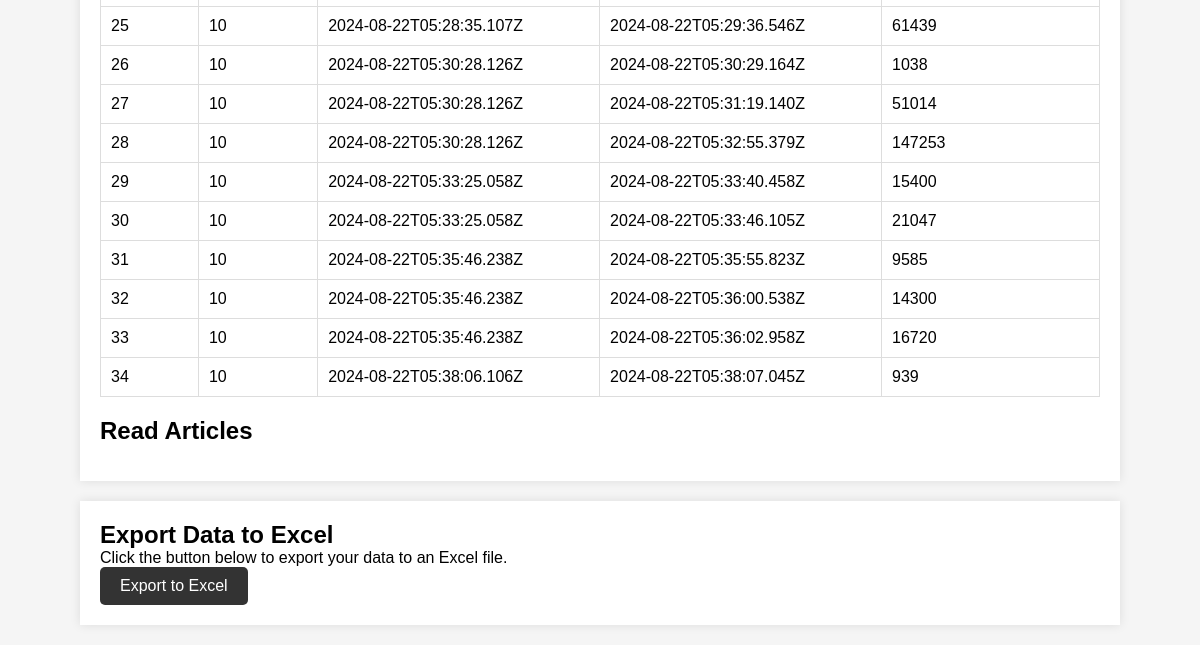
The app's page /end (signed in, lower part), older data.
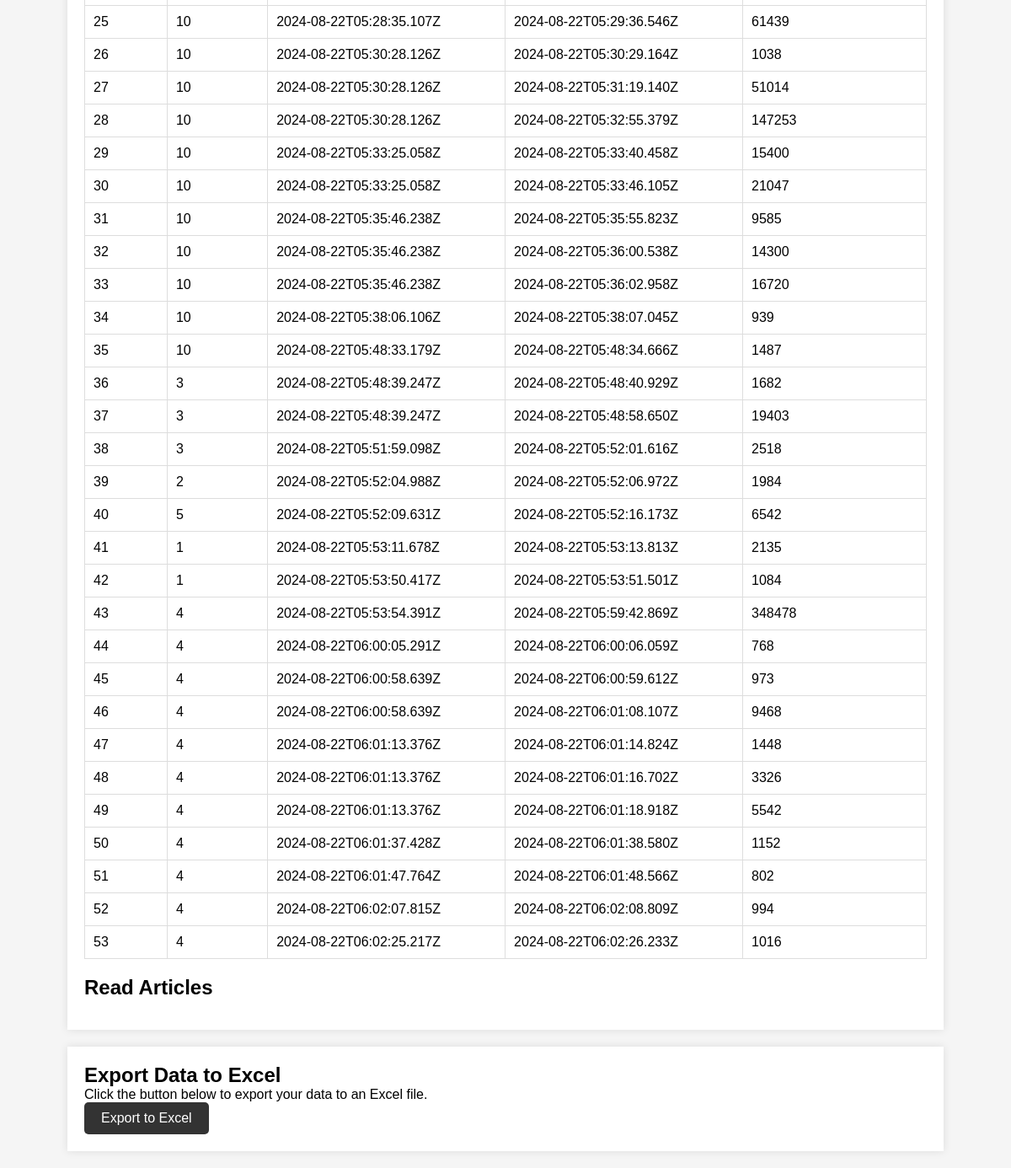
The same page, newer data.
### app.py (models this page shows)
class Visit(db.Model):
    id = db.Column(db.Integer, primary_key=True)
    user_id = db.Column(db.Integer, db.ForeignKey('user.id', name='fk_visit_user'), nullable=False)
    article_id = db.Column(db.String(255), nullable=False)
    start_time = db.Column(db.String(255), nullable=False)
    end_time = db.Column(db.String(255), nullable=False)
    duration = db.Column(db.Integer, nullable=False)
    author_info_clicked = db.Column(db.Boolean, default=False)  # 추가된 필드

### app.py (the view)
@app.route('/end')
def end_page():
    visit_history = Visit.query.filter_by(user_id=session['user_id']).all()
    articles = Article.query.all()
    return render_template('end.html', visit_history=visit_history, articles=articles)

### templates/end.html (shortened to what this page needs)
<!DOCTYPE html>
<html lang="en">
<head>
    <link rel="stylesheet" type="text/css" href="/static/styles.css">
</head>
<body>
    <div class="container">
        <table>
            <tbody>
                {% for visit in visit_history %}
                    <tr>
                        <td>{{ visit.id }}</td>
                        <td>{{ visit.article_id }}</td>
                        <td>{{ visit.start_time }}</td>
                        <td>{{ visit.end_time }}</td>
                        <td>{{ visit.duration }}</td>
                    </tr>
                {% endfor %}
            </tbody>
        </table>
        <h2>Read Articles</h2>
    </div>
    {% if session['user_name'] %}
    <div class="container">
        <h2>Export Data to Excel</h2>
        <p>Click the button below to export your data to an Excel file.</p>
        <a href="/export-to-excel" class="export-button">Export to Excel</a>
    </div>
    {% endif %}
</body>
</html>

### static/styles.css (style rules this page uses)
body, h1, h2, p { margin: 0; padding: 0; }
body { font-family: Arial, sans-serif; background-color: #f5f5f5; }
.container { max-width: 80%; margin: 20px auto; padding: 20px; background-color: #fff; box-shadow: 0 0 10px rgba(0, 0, 0, 0.1); margin-top: 70px; }

### templates/end.html (style rules this page uses)
.container { max-width: 1000px; margin: 20px auto; padding: 20px; background-color: #fff; box-shadow: 0 0 10px rgba(0, 0, 0, 0.1); }
.export-button { display: inline-block; padding: 10px 20px; background-color: #333; color: #fff; border: none; border-radius: 5px; text-decoration: none; font-size: 16px; text-align: center; transition: background-color 0.3s, transform 0.2s; }
table { width: 100%; border-collapse: collapse; margin: 20px 0; }

Row changes from the older to the newer data that the page shows:
added Visit: id "35", article_id "10", start_time "2024-08-22T05:48:33.179Z", end_time "2024-08-22T05:48:34.666Z", duration "1487"
added Visit: id "36", article_id "3", start_time "2024-08-22T05:48:39.247Z", end_time "2024-08-22T05:48:40.929Z", duration "1682"
added Visit: id "37", article_id "3", start_time "2024-08-22T05:48:39.247Z", end_time "2024-08-22T05:48:58.650Z", duration "19403"
added Visit: id "38", article_id "3", start_time "2024-08-22T05:51:59.098Z", end_time "2024-08-22T05:52:01.616Z", duration "2518"
added Visit: id "39", article_id "2", start_time "2024-08-22T05:52:04.988Z", end_time "2024-08-22T05:52:06.972Z", duration "1984"
added Visit: id "40", article_id "5", start_time "2024-08-22T05:52:09.631Z", end_time "2024-08-22T05:52:16.173Z", duration "6542"
added Visit: id "41", article_id "1", start_time "2024-08-22T05:53:11.678Z", end_time "2024-08-22T05:53:13.813Z", duration "2135"
added Visit: id "42", article_id "1", start_time "2024-08-22T05:53:50.417Z", end_time "2024-08-22T05:53:51.501Z", duration "1084"
added Visit: id "43", article_id "4", start_time "2024-08-22T05:53:54.391Z", end_time "2024-08-22T05:59:42.869Z", duration "348478"
added Visit: id "44", article_id "4", start_time "2024-08-22T06:00:05.291Z", end_time "2024-08-22T06:00:06.059Z", duration "768"
added Visit: id "45", article_id "4", start_time "2024-08-22T06:00:58.639Z", end_time "2024-08-22T06:00:59.612Z", duration "973"
added Visit: id "46", article_id "4", start_time "2024-08-22T06:00:58.639Z", end_time "2024-08-22T06:01:08.107Z", duration "9468"
added Visit: id "47", article_id "4", start_time "2024-08-22T06:01:13.376Z", end_time "2024-08-22T06:01:14.824Z", duration "1448"
added Visit: id "48", article_id "4", start_time "2024-08-22T06:01:13.376Z", end_time "2024-08-22T06:01:16.702Z", duration "3326"
added Visit: id "49", article_id "4", start_time "2024-08-22T06:01:13.376Z", end_time "2024-08-22T06:01:18.918Z", duration "5542"
added Visit: id "50", article_id "4", start_time "2024-08-22T06:01:37.428Z", end_time "2024-08-22T06:01:38.580Z", duration "1152"
added Visit: id "51", article_id "4", start_time "2024-08-22T06:01:47.764Z", end_time "2024-08-22T06:01:48.566Z", duration "802"
added Visit: id "52", article_id "4", start_time "2024-08-22T06:02:07.815Z", end_time "2024-08-22T06:02:08.809Z", duration "994"
added Visit: id "53", article_id "4", start_time "2024-08-22T06:02:25.217Z", end_time "2024-08-22T06:02:26.233Z", duration "1016"
